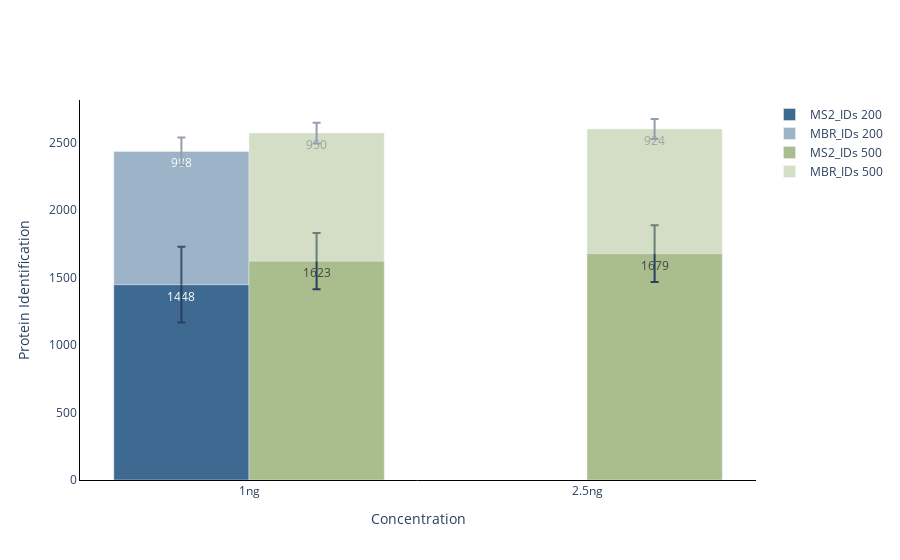

Notebook code for this chart:
### Code cell
#ID plot(protein and peptides)
plot_options={
            "mean label": "True",
            "error bar": "ci95",
            "X Title": "Conditions",
            "Y Title": "Protein Identification",
            "color": ["#3E6990", "#AABD8C", "#E9E3B4", "#F39B6D", "#C6878F", "pink",
                  "orange", "brown", "pink", "gray", "olive", "cyan", "black","red",
                  "yellow","green","blue","indigo","violet"],
            "width": 700,
            "height": 450,
            "font": dict(size=16, family="Arial black"),
            "ID mode": "grouped_stacked",#grouped, total, MS2, grouped_stacked, stacked
            "Group By X": "Concentration", #ID_Mode does MS2 vs MBR
            "Group By Color": "Volume",#ID_Mode does MS2 vs MBR
            "Group By Stack": "ID_Mode", #ID_Mode does MS2 vs MBR
            "help for information only": \
            "Mean label options: True or False." \
            "error bar options: stdev or ci95." \
            "color: the first few colors will be used"
            "ID mode options: total, MS2, stacked, grouped." \
        }
plot_options["plot_type"] = "1" # 1 is protein, 2 is peptide
figure ,_ ,_ =ID_plots(data_obj, plot_options, saved_settings)
figure.show()
#figure.write_image("images/test.svg")

### Figure 1 — Plotly figure (JSON) as saved in the notebook; plotly's stock layout.template omitted (floating-point values rounded to 4 significant figures)
{"data": [{"error_y": {"array": [281.3], "type": "data", "visible": true}, "marker": {"color": "#3E6990"}, "name": "MS2_IDs 200", "offsetgroup": "0", "text": [1448], "type": "bar", "x": ["1ng"], "y": [1448.0]}, {"base": [1448.0], "error_y": {"array": [102.9], "type": "data", "visible": true}, "marker": {"color": "#3E6990"}, "name": "MBR_IDs 200", "offsetgroup": "0", "opacity": 0.5, "text": [988], "type": "bar", "x": ["1ng"], "y": [988.1]}, {"error_y": {"array": [210.6, 209.0], "type": "data", "visible": true}, "marker": {"color": "#AABD8C"}, "name": "MS2_IDs 500", "offsetgroup": "1", "text": [1679, 1623], "type": "bar", "x": ["2.5ng", "1ng"], "y": [1679.0, 1623.0]}, {"base": [1679.0, 1623.0], "error_y": {"array": [73.97, 76.99], "type": "data", "visible": true}, "marker": {"color": "#AABD8C"}, "name": "MBR_IDs 500", "offsetgroup": "1", "opacity": 0.5, "text": [924, 950], "type": "bar", "x": ["2.5ng", "1ng"], "y": [923.8, 949.6]}], "layout": {"barmode": "group", "paper_bgcolor": "rgba(255, 255, 255, 255)", "plot_bgcolor": "rgba(255, 255, 255, 255)", "xaxis": {"linecolor": "black", "linewidth": 1, "showline": true, "title": {"text": "Concentration"}}, "yaxis": {"linecolor": "black", "linewidth": 1, "showline": true, "title": {"text": "Protein Identification"}}}}
